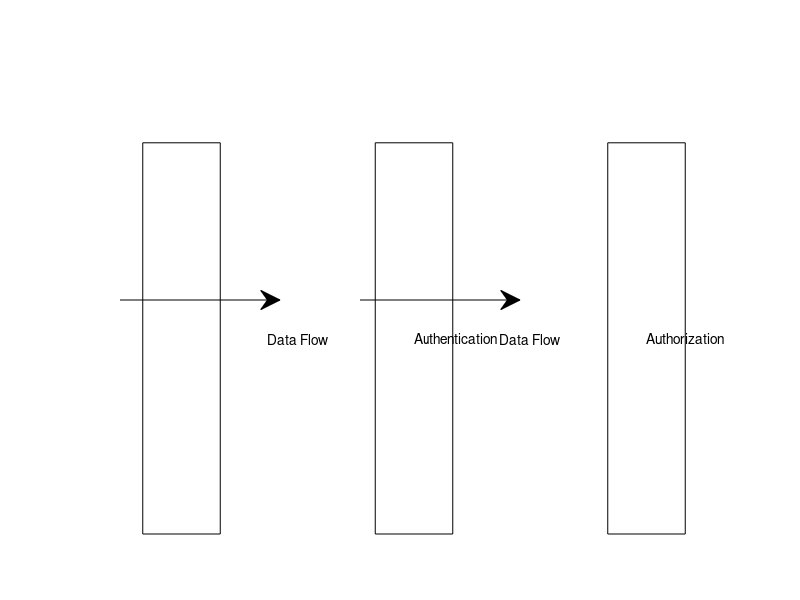

Write MATLAB code to recreate this figure.
% Создание нового графического окнаfigure;
% Определение координат прямоугольников (блоков)
block1_x = 0.1;block1_y = 0.5;
block2_x = 0.4;block2_y = 0.5;
block3_x = 0.7;block3_y = 0.5;
% Рисование прямоугольников (блоков)
rectangle('Position', [block1_x-0.05 block1_y-0.1 0.1 0.2], 'EdgeColor', 'k', 'FaceColor', 'w');rectangle('Position', [block2_x-0.05 block2_y-0.1 0.1 0.2], 'EdgeColor', 'k', 'FaceColor', 'w');
rectangle('Position', [block3_x-0.05 block3_y-0.1 0.1 0.2], 'EdgeColor', 'k', 'FaceColor', 'w');
% Добавление текста к блокамtext(block1_x, block1_y, 'Encryption');
text(block2_x, block2_y, 'Authentication');text(block3_x, block3_y, 'Authorization');
% Определение координат стрелок (связей)
arrow1_x = [block1_x+0.05 block2_x-0.05];arrow1_y = [block1_y block2_y];
arrow2_x = [block2_x+0.05 block3_x-0.05];arrow2_y = [block2_y block3_y];
% Рисование стрелок (связей)
annotation('arrow',arrow1_x,arrow1_y);annotation('arrow',arrow2_x,arrow2_y);
% Добавление подписей к стрелкам
text(mean(arrow1_x), mean(arrow1_y), 'Data Flow', 'HorizontalAlignment', 'center');text(mean(arrow2_x), mean(arrow2_y), 'Data Flow', 'HorizontalAlignment', 'center');
% Установка осей
axis off;
% Добавление заголовкаtitle('Data Security and Access Control Architecture');
